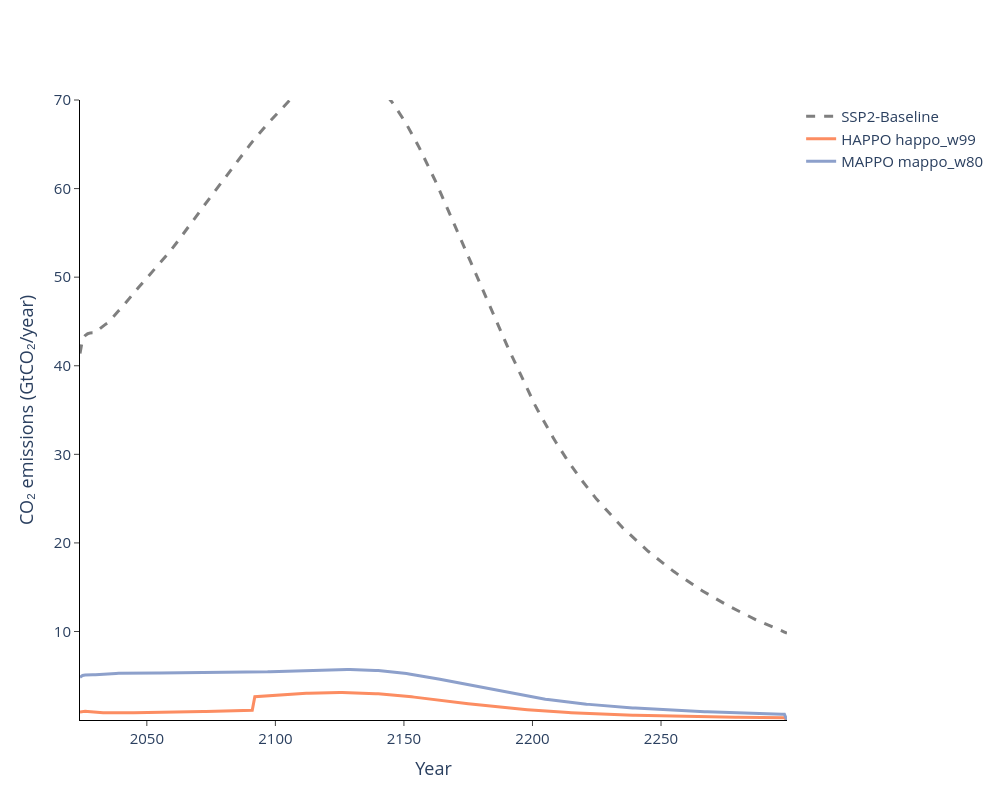

Notebook code cell kept with this figure:
### Markdown cell above
## Plot 3 — Median Emission Pathways vs Baseline

Best HAPPO run vs best MAPPO run, compared against the SSP2-4.5 baseline.

> **Best run** = the run whose `objective_summary.csv` records the highest `welfare`.  
> Falls back to the first discovered run if the CSV is missing.

### Code cell
def _best_run(runs: dict, info: dict) -> str:
    """Return the name of the run with highest welfare, or the first run."""
    scores = {}
    for name, run_dir in runs.items():
        csv = run_dir / 'objective_summary.csv'
        if csv.exists():
            df = pd.read_csv(csv)
            if 'welfare' in df.columns:
                scores[name] = df['welfare'].max()
                print(df['welfare'])
    return max(scores, key=scores.get) if scores else next(iter(runs))


best_happo = _best_run(happo_runs, happo_info)
best_mappo = _best_run(mappo_runs, mappo_info)

print(f'Best HAPPO run: {best_happo}')
print(f'Best MAPPO run: {best_mappo}')

if BASELINE_PATH.exists():
    median_paths = [
        str(BASELINE_PATH),
        npy_path(happo_runs[best_happo], happo_info[best_happo]['prefix'], 'emissions'),
        npy_path(mappo_runs[best_mappo], mappo_info[best_mappo]['prefix'], 'emissions'),
    ]
    median_labels = ['SSP2-Baseline', f'HAPPO {best_happo}', f'MAPPO {best_mappo}']

    fig_median, _ = plot_median_emission_comparison_with_baseline(
        data_paths=median_paths,
        labels=median_labels,
        fill=['none', 'none', 'none'],
        path_to_output='.',
        xaxis_title='Year',
        yaxis_title='CO₂ emissions (GtCO₂/year)',
        linewidth=3,
        colour_palette=['#7F7F7F', HAPPO_LINE, MAPPO_LINE],
        template='plotly_white',
        yaxis_upper_limit=70,
        visualization_start_year=2024,
        visualization_end_year=2299,
        width=1000,
        height=800,
        fontsize=15,
        saving=False,
    )
    fig_median.show()
else:
    print(f'Baseline not found at {BASELINE_PATH}. Set BASELINE_PATH in the config cell.')

### Figure 1 — Plotly figure (JSON) as saved in the notebook; plotly's stock layout.template omitted (floating-point values rounded to 4 significant figures; data arrays with more than 128 entries replaced by an {"elided": "..."} marker saying what was removed)
{"data": [{"fill": "none", "line": {"color": "#7F7F7F", "dash": "dash", "width": 3}, "mode": "lines", "name": "SSP2-Baseline", "type": "scatter", "x": {"elided": "276 int values"}, "y": {"elided": "276 float values"}}, {"fill": "none", "line": {"color": "rgba(252, 141, 98, 1)", "dash": "solid", "width": 3}, "mode": "lines", "name": "HAPPO happo_w99", "type": "scatter", "x": {"elided": "276 int values"}, "y": {"elided": "276 float values"}}, {"fill": "none", "line": {"color": "rgba(141, 160, 203, 1)", "dash": "solid", "width": 3}, "mode": "lines", "name": "MAPPO mappo_w80", "type": "scatter", "x": {"elided": "276 int values"}, "y": {"elided": "276 float values"}}], "layout": {"font": {"size": 15}, "height": 800, "title": {"x": 0.5}, "width": 1000, "xaxis": {"linecolor": "black", "linewidth": 1, "showgrid": false, "showline": true, "ticks": "outside", "title": {"text": "Year"}}, "yaxis": {"linecolor": "black", "linewidth": 1, "range": [0.01, 70], "showgrid": false, "showline": true, "ticks": "outside", "title": {"text": "CO₂ emissions (GtCO₂/year)"}}}}
